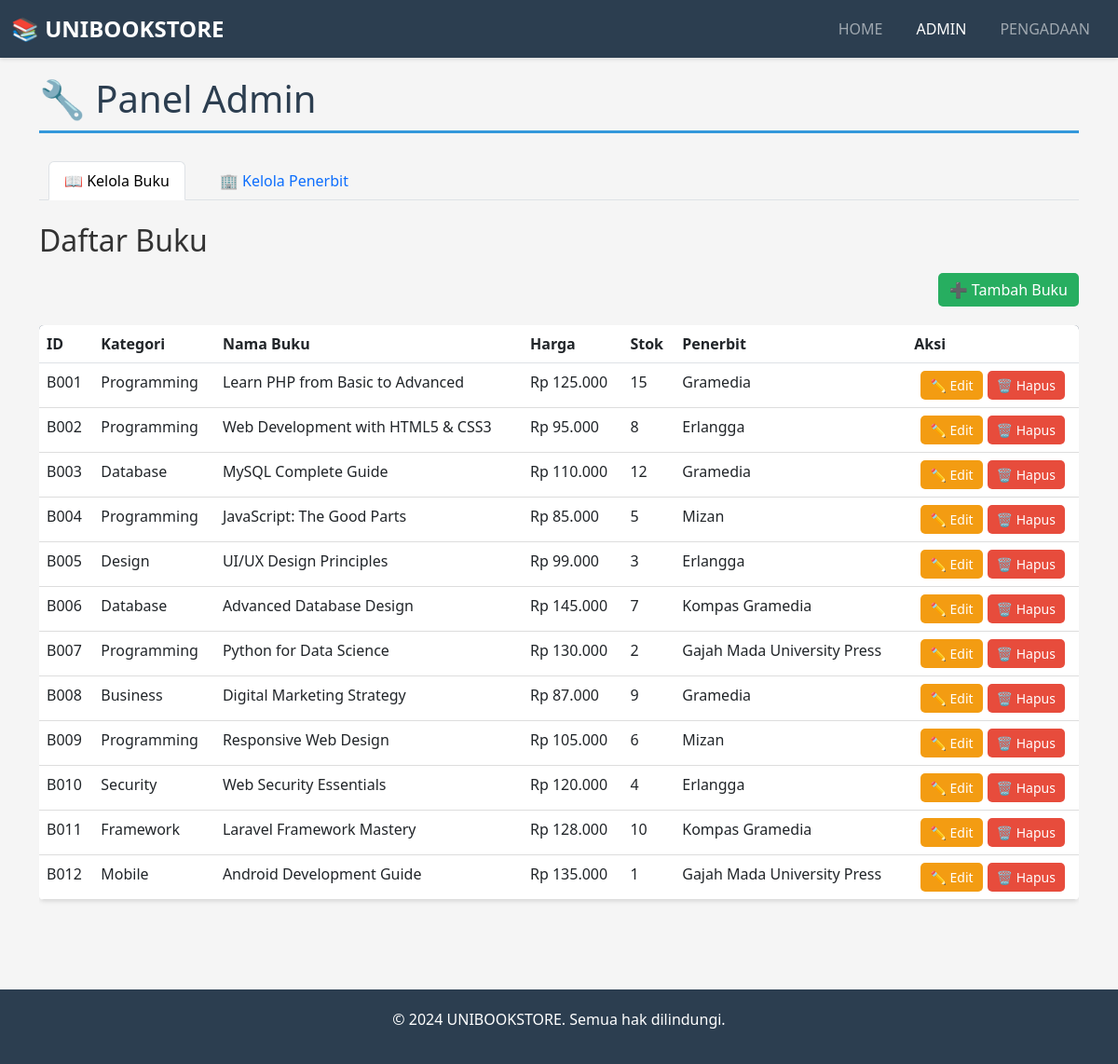
The app's page /admin.php, older data.
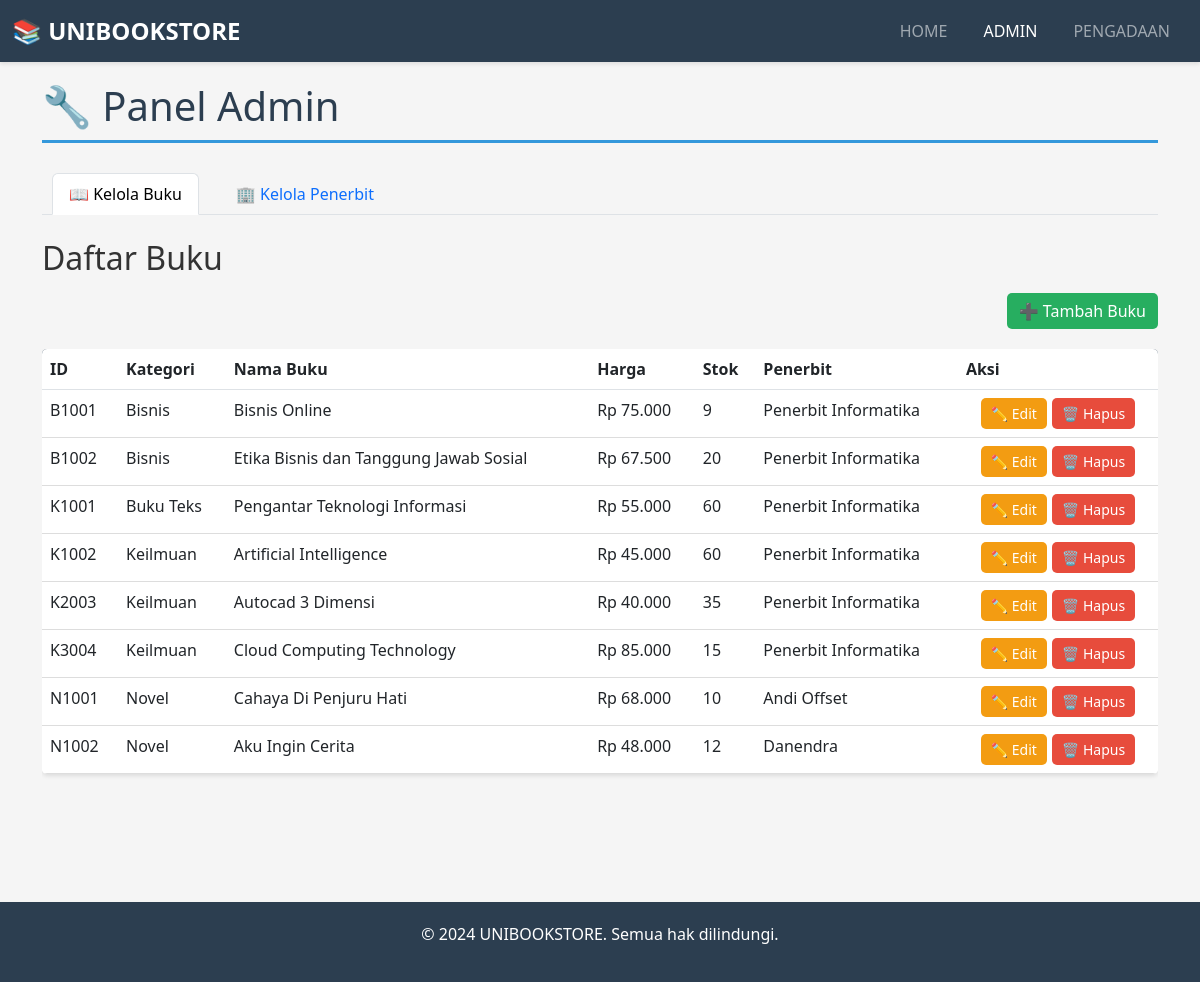
The same page, newer data.
### tables this page shows
CREATE TABLE IF NOT EXISTS `buku` (
  `id_buku` varchar(10) NOT NULL,
  `kategori` varchar(50) NOT NULL,
  `nama_buku` varchar(150) NOT NULL,
  `harga` int(11) NOT NULL,
  `stok` int(11) NOT NULL,
  `id_penerbit` varchar(10) NOT NULL,
  `gambar` varchar(255) NULL,
  PRIMARY KEY (`id_buku`),
  KEY `id_penerbit` (`id_penerbit`),
  CONSTRAINT `buku_ibfk_1` FOREIGN KEY (`id_penerbit`) REFERENCES `penerbit` (`id_penerbit`) ON DELETE CASCADE
);

CREATE TABLE IF NOT EXISTS `penerbit` (
  `id_penerbit` varchar(10) NOT NULL,
  `nama` varchar(100) NOT NULL,
  `alamat` text NOT NULL,
  `kota` varchar(50) NOT NULL,
  `telepon` varchar(15) NOT NULL,
  PRIMARY KEY (`id_penerbit`)
);

### admin.php (the view, shortened to what the changed rows need)
<?php
include 'config/koneksi.php';
$tab = isset($_GET['tab']) ? $_GET['tab'] : 'buku';
?>
<!DOCTYPE html>
<html lang="id">
<head>
    <link href="https://cdn.jsdelivr.net/npm/bootstrap@5.3.0/dist/css/bootstrap.min.css" rel="stylesheet">
    <link rel="stylesheet" href="assets/style.css">
</head>
<body>
    <div class="container container-main">
        <h1 class="page-title">🔧 Panel Admin</h1>
        <?php if ($tab == 'buku'): ?>
            <div class="tab-pane active">
                <h2 class="mb-3">Daftar Buku</h2>
                <?php
                $query_buku = "SELECT b.id_buku, b.kategori, b.nama_buku, b.harga, b.stok, p.nama as nama_penerbit, b.id_penerbit
                              FROM buku b
                              JOIN penerbit p ON b.id_penerbit = p.id_penerbit
                              ORDER BY b.id_buku ASC";
                $result_buku = mysqli_query($koneksi, $query_buku);
                $total_buku = mysqli_num_rows($result_buku);
                ?>
                <?php if ($total_buku > 0): ?>
                    <div class="table-responsive">
                        <table class="table table-hover">
                            <thead>
                                <tr>
                                    <th>ID</th>
                                    <th>Kategori</th>
                                    <th>Nama Buku</th>
                                    <th>Harga</th>
                                    <th>Stok</th>
                                    <th>Penerbit</th>
                                    <th>Aksi</th>
                                </tr>
                            </thead>
                            <tbody>
                                <?php while ($row = mysqli_fetch_assoc($result_buku)): ?>
                                    <tr>
                                        <td><?php echo htmlspecialchars($row['id_buku']); ?></td>
                                        <td><?php echo htmlspecialchars($row['kategori']); ?></td>
                                        <td><?php echo htmlspecialchars($row['nama_buku']); ?></td>
                                        <td>Rp <?php echo number_format($row['harga'], 0, ',', '.'); ?></td>
                                        <td><?php echo $row['stok']; ?></td>
                                        <td><?php echo htmlspecialchars($row['nama_penerbit']); ?></td>
                                        <td>
                                            <div class="action-buttons">
                                                <button class="btn btn-warning btn-sm"
                                                    data-bs-toggle="modal"
                                                    data-bs-target="#modalEditBuku"
                                                    onclick="editBuku('<?php echo $row['id_buku']; ?>', '<?php echo addslashes($row['kategori']); ?>', '<?php echo addslashes($row['nama_buku']); ?>', '<?php echo $row['harga']; ?>', '<?php echo $row['stok']; ?>', '<?php echo $row['id_penerbit']; ?>')">
                                                    ✏️ Edit
                                                </button>
                                                <a href="proses_buku.php?action=delete&id=<?php echo $row['id_buku']; ?>"
                                                   class="btn btn-danger btn-sm"
                                                   onclick="return confirm('Yakin ingin menghapus buku ini?')">
                                                    🗑️ Hapus
                                                </a>
                                            </div>
                                        </td>
                                    </tr>
                                <?php endwhile; ?>
                            </tbody>
                        </table>
                    </div>
                <?php else: ?>
                    <div class="alert alert-info">Belum ada data buku.</div>
                <?php endif; ?>
            </div>
        <?php endif; ?>
    </div>
</body>
</html>

Row changes from the older to the newer data that the page shows:
removed buku: id_buku "B001", kategori "Programming", nama_buku "Learn PHP from Basic to Advanced", harga "125.000", stok "15", id_penerbit.nama "Gramedia"
removed buku: id_buku "B002", kategori "Programming", nama_buku "Web Development with HTML5 & CSS3", harga "95.000", stok "8", id_penerbit.nama "Erlangga"
removed buku: id_buku "B003", kategori "Database", nama_buku "MySQL Complete Guide", harga "110.000", stok "12", id_penerbit.nama "Gramedia"
removed buku: id_buku "B004", kategori "Programming", nama_buku "JavaScript: The Good Parts", harga "85.000", stok "5", id_penerbit.nama "Mizan"
removed buku: id_buku "B005", kategori "Design", nama_buku "UI/UX Design Principles", harga "99.000", stok "3", id_penerbit.nama "Erlangga"
removed buku: id_buku "B006", kategori "Database", nama_buku "Advanced Database Design", harga "145.000", stok "7", id_penerbit.nama "Kompas Gramedia"
removed buku: id_buku "B007", kategori "Programming", nama_buku "Python for Data Science", harga "130.000", stok "2", id_penerbit.nama "Gajah Mada University Press"
removed buku: id_buku "B008", kategori "Business", nama_buku "Digital Marketing Strategy", harga "87.000", stok "9", id_penerbit.nama "Gramedia"
removed buku: id_buku "B009", kategori "Programming", nama_buku "Responsive Web Design", harga "105.000", stok "6", id_penerbit.nama "Mizan"
removed buku: id_buku "B010", kategori "Security", nama_buku "Web Security Essentials", harga "120.000", stok "4", id_penerbit.nama "Erlangga"
removed buku: id_buku "B011", kategori "Framework", nama_buku "Laravel Framework Mastery", harga "128.000", stok "10", id_penerbit.nama "Kompas Gramedia"
removed buku: id_buku "B012", kategori "Mobile", nama_buku "Android Development Guide", harga "135.000", stok "1", id_penerbit.nama "Gajah Mada University Press"
added buku: id_buku "B1001", kategori "Bisnis", nama_buku "Bisnis Online", harga "75.000", stok "9", id_penerbit.nama "Penerbit Informatika"
added buku: id_buku "B1002", kategori "Bisnis", nama_buku "Etika Bisnis dan Tanggung Jawab Sosial", harga "67.500", stok "20", id_penerbit.nama "Penerbit Informatika"
added buku: id_buku "K1001", kategori "Buku Teks", nama_buku "Pengantar Teknologi Informasi", harga "55.000", stok "60", id_penerbit.nama "Penerbit Informatika"
added buku: id_buku "K1002", kategori "Keilmuan", nama_buku "Artificial Intelligence", harga "45.000", stok "60", id_penerbit.nama "Penerbit Informatika"
added buku: id_buku "K2003", kategori "Keilmuan", nama_buku "Autocad 3 Dimensi", harga "40.000", stok "35", id_penerbit.nama "Penerbit Informatika"
added buku: id_buku "K3004", kategori "Keilmuan", nama_buku "Cloud Computing Technology", harga "85.000", stok "15", id_penerbit.nama "Penerbit Informatika"
added buku: id_buku "N1001", kategori "Novel", nama_buku "Cahaya Di Penjuru Hati", harga "68.000", stok "10", id_penerbit.nama "Andi Offset"
added buku: id_buku "N1002", kategori "Novel", nama_buku "Aku Ingin Cerita", harga "48.000", stok "12", id_penerbit.nama "Danendra"
